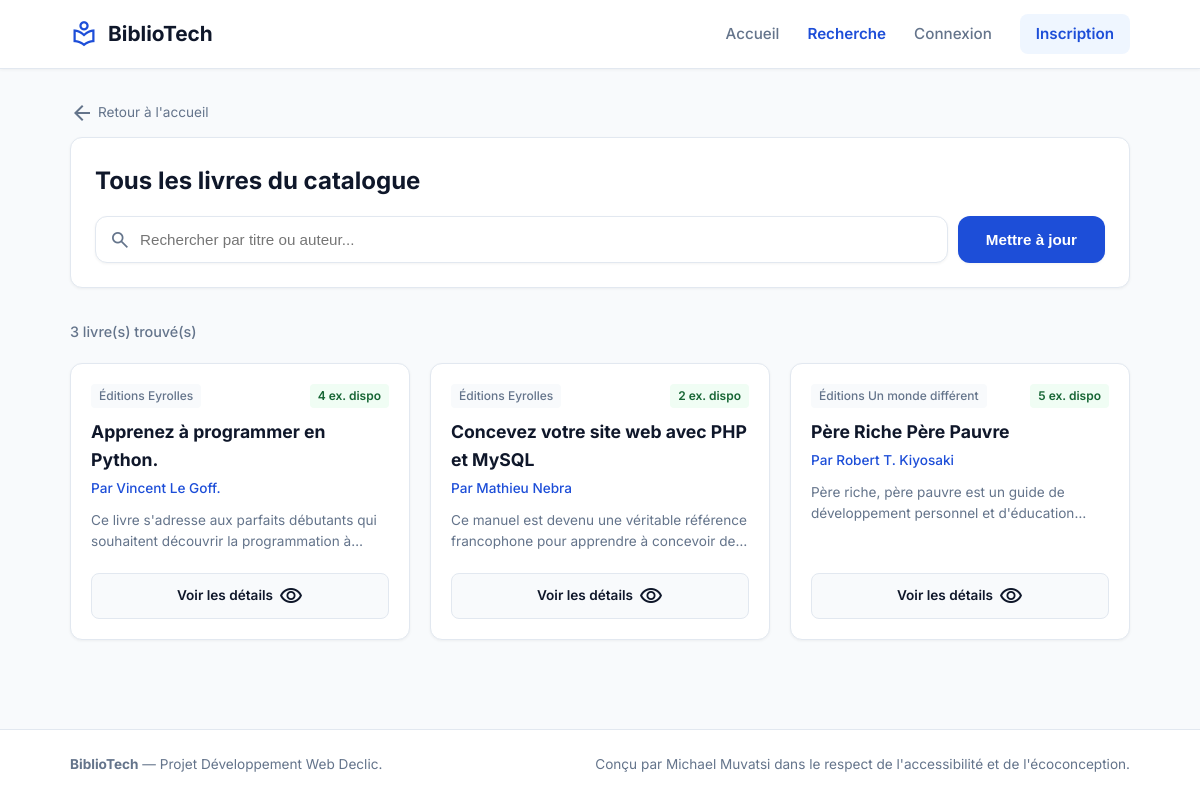
The app's page /results.php with its own data.
### tables this page shows
CREATE TABLE `livres` (
  `id` int NOT NULL,
  `titre` varchar(100) NOT NULL,
  `auteur` varchar(100) NOT NULL,
  `description` text,
  `maison_edition` varchar(100) DEFAULT NULL,
  `nombre_exemplaire` int DEFAULT '1'
);

### results.php (the view, shortened to what this page needs)
<?php
require_once 'includes/db.php';
require_once 'includes/header.php';
$searchQuery = isset($_GET['query']) ? trim($_GET['query']) : '';
$livres = [];
if (!empty($searchQuery)) {
    try {
        $stmt = $pdo->prepare("SELECT * FROM Livres WHERE titre LIKE :query OR auteur LIKE :query ORDER BY id DESC");
        $searchTerm = '%' . $searchQuery . '%';
        $stmt->bindParam(':query', $searchTerm, PDO::PARAM_STR);
        $stmt->execute();
        $livres = $stmt->fetchAll(PDO::FETCH_ASSOC);
    } catch (PDOException $e) {
        $livres = [];
    }
} else {
    try {
        $stmt = $pdo->query("SELECT * FROM Livres ORDER BY id DESC");
        $livres = $stmt->fetchAll(PDO::FETCH_ASSOC);
    } catch (PDOException $e) {
        $livres = [];
    }
}
?>
<main class="main-content">
    <div class="container">
        <a href="index.php" class="back-link">
            <span class="material-symbols-outlined">arrow_back</span>
            <span>Retour à l'accueil</span>
        </a>
        <div class="search-header-box">
            <h1 class="search-header-title">
                <?= !empty($searchQuery) ? 'Résultats pour « ' . htmlspecialchars($searchQuery) . ' »' : 'Tous les livres du catalogue' ?>
            </h1>
            <form action="results.php" method="GET" class="search-form search-form-full">
                <div class="search-group">
                    <div class="search-input-wrapper">
                        <span class="material-symbols-outlined search-icon">search</span>
                        <input type="text" name="query" value="<?= htmlspecialchars($searchQuery) ?>" placeholder="Rechercher par titre ou auteur..." class="search-input">
                    </div>
                    <button type="submit" class="btn-primary">
                        <span>Mettre à jour</span>
                    </button>
                </div>
            </form>
        </div>
        <section>
            <div class="section-header">
                <span class="results-count"><?= count($livres) ?> livre(s) trouvé(s)</span>
            </div>
            <?php if (!empty($livres)): ?>
                <div class="books-grid">
                    <?php foreach ($livres as $livre): ?>
                        <article class="book-card">
                            <div>
                                <div class="book-meta">
                                    <span class="publisher-badge"><?= htmlspecialchars($livre['maison_edition'] ?? 'Édition N/A') ?></span>
                                    <span class="stock-badge"><?= (int)$livre['nombre_exemplaire'] ?> ex. dispo</span>
                                </div>
                                <h2 class="book-title"><?= htmlspecialchars($livre['titre']) ?></h2>
                                <p class="book-author">Par <?= htmlspecialchars($livre['auteur']) ?></p>
                                <p class="book-desc"><?= htmlspecialchars($livre['description'] ?? 'Aucune description disponible.') ?></p>
                            </div>
                            <a href="details.php?id=<?= $livre['id'] ?>" class="btn-secondary">
                                <span>Voir les détails</span>
                                <span class="material-symbols-outlined">visibility</span>
                            </a>
                        </article>
                    <?php endforeach; ?>
                </div>
            <?php endif; ?>
        </section>
    </div>
</main>
<?php require_once 'includes/footer.php'; ?>

### css/style.css (style rules this page uses)
:root { --primary: #1d4ed8; --primary-hover: #1e40af; --primary-light: #eff6ff; --primary-soft: #dbeafe; --bg-main: #f8fafc; --card-bg: #ffffff; --text-dark: #0f172a; --text-muted: #64748b; --border-color: #e2e8f0; --shadow-sm: 0 1px 3px rgba(0,0,0,0.05); --shadow-md: 0 4px 12px rgba(0,0,0,0.06); --radius-sm: 8px; --radius-md: 12px; --radius-lg: 16px; --font-family: 'Inter', -apple-system, BlinkMacSystemFont, 'Segoe UI', Roboto, sans-serif; }
* { margin: 0; padding: 0; box-sizing: border-box; }
body { font-family: var(--font-family); background-color: var(--bg-main); color: var(--text-dark); line-height: 1.6; min-height: 100vh; display: flex; flex-direction: column; }
a { color: inherit; text-decoration: none; }
.container { width: 100%; max-width: 1100px; margin: 0 auto; padding: 0 20px; }
.main-content { flex: 1; padding-top: 32px; padding-bottom: 80px; }
.search-form { max-width: 640px; margin: 0 auto 40px auto; }
.search-group { display: flex; gap: 10px; }
.search-input-wrapper { position: relative; flex: 1; }
.search-icon { position: absolute; left: 14px; top: 50%; transform: translateY(-50%); color: var(--text-muted); font-size: 22px; }
.search-input { width: 100%; padding: 14px 14px 14px 44px; border: 1px solid var(--border-color); border-radius: var(--radius-md); background-color: var(--card-bg); font-size: 0.95rem; outline: none; transition: all 0.2s; box-shadow: var(--shadow-sm); }
.btn-primary { background-color: var(--primary); color: white; border: none; padding: 14px 28px; border-radius: var(--radius-md); font-weight: 600; font-size: 0.95rem; cursor: pointer; display: inline-flex; align-items: center; gap: 8px; transition: background-color 0.2s; box-shadow: var(--shadow-sm); }
.section-header { display: flex; justify-content: space-between; align-items: center; margin-bottom: 20px; }
.books-grid { display: grid; grid-template-columns: repeat(auto-fill, minmax(280px, 1fr)); gap: 20px; }
.book-card { background-color: var(--card-bg); border: 1px solid var(--border-color); border-radius: var(--radius-md); padding: 20px; display: flex; flex-direction: column; justify-content: space-between; box-shadow: var(--shadow-sm); transition: transform 0.2s, box-shadow 0.2s; }
.book-meta { display: flex; justify-content: space-between; align-items: center; font-size: 0.75rem; color: var(--text-muted); margin-bottom: 10px; }
.publisher-badge { background-color: var(--bg-main); padding: 2px 8px; border-radius: 4px; font-weight: 500; }
.stock-badge { color: #166534; background-color: #f0fdf4; padding: 2px 8px; border-radius: 4px; font-weight: 600; }
.book-title { font-size: 1.1rem; font-weight: 700; margin-bottom: 4px; color: var(--text-dark); }
.book-author { font-size: 0.85rem; color: var(--primary); font-weight: 500; margin-bottom: 10px; }
.book-desc { font-size: 0.85rem; color: var(--text-muted); margin-bottom: 20px; display: -webkit-box; line-clamp: 2; -webkit-line-clamp: 2; -webkit-box-orient: vertical; overflow: hidden; }
.btn-secondary { display: inline-flex; align-items: center; justify-content: center; gap: 6px; width: 100%; background-color: var(--bg-main); color: var(--text-dark); border: 1px solid var(--border-color); padding: 10px 0; border-radius: var(--radius-sm); font-size: 0.85rem; font-weight: 600; transition: all 0.2s; }
.back-link { display: inline-flex; align-items: center; gap: 4px; font-size: 0.85rem; color: var(--text-muted); margin-bottom: 12px; }
.search-header-box { background-color: var(--card-bg); border: 1px solid var(--border-color); border-radius: var(--radius-md); padding: 24px; box-shadow: var(--shadow-sm); margin-bottom: 32px; }
.search-header-title { font-size: 1.5rem; font-weight: 700; color: var(--text-dark); margin-bottom: 16px; }
.search-form-full { margin: 0; max-width: 100%; }
.results-count { font-size: 0.9rem; color: var(--text-muted); font-weight: 500; }

### records on screen
livres: maison_edition "Éditions Eyrolles", nombre_exemplaire "4", titre "Apprenez à programmer en Python.", auteur "Vincent Le Goff.", description "Ce livre s'adresse aux parfaits débutants qui souhaitent découvrir la programmation…"
livres: maison_edition "Éditions Eyrolles", nombre_exemplaire "2", titre "Concevez votre site web avec PHP et MySQL", auteur "Mathieu Nebra", description "Ce manuel est devenu une véritable référence francophone pour apprendre à concevoir…"
livres: maison_edition "Éditions Un monde différent", nombre_exemplaire "5", titre "Père Riche Père Pauvre", auteur "Robert T. Kiyosaki", description "Père riche, père pauvre est un guide de développement personnel et…"

### other values on screen
count($livres) "3"
